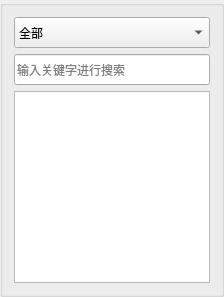
       <widget class="QGroupBox" name="box_source">
        <property name="minimumSize">
         <size>
          <width>189</width>
          <height>0</height>
         </size>
        </property>
        <property name="maximumSize">
         <size>
          <width>224</width>
          <height>16777215</height>
         </size>
        </property>
        <property name="title">
         <string/>
        </property>
        <layout class="QVBoxLayout" name="verticalLayout_3">
         <item>
          <widget class="QComboBox" name="search_source">
           <property name="minimumSize">
            <size>
             <width>150</width>
             <height>31</height>
            </size>
           </property>
           <item>
            <property name="text">
             <string>全部</string>
            </property>
           </item>
          </widget>
         </item>
         <item>
          <widget class="QLineEdit" name="search_name">
           <property name="minimumSize">
            <size>
             <width>1</width>
             <height>31</height>
            </size>
           </property>
           <property name="maximumSize">
            <size>
             <width>16777215</width>
             <height>31</height>
            </size>
           </property>
           <property name="text">
            <string/>
           </property>
           <property name="placeholderText">
            <string>输入关键字进行搜索</string>
           </property>
          </widget>
         </item>
         <item>
          <widget class="QTreeView" name="tree_source">
           <property name="minimumSize">
            <size>
             <width>153</width>
             <height>0</height>
            </size>
           </property>
           <attribute name="headerHighlightSections">
            <bool>true</bool>
           </attribute>
           <attribute name="headerMinimumSectionSize">
            <number>20</number>
           </attribute>
          </widget>
         </item>
        </layout>
       </widget>
